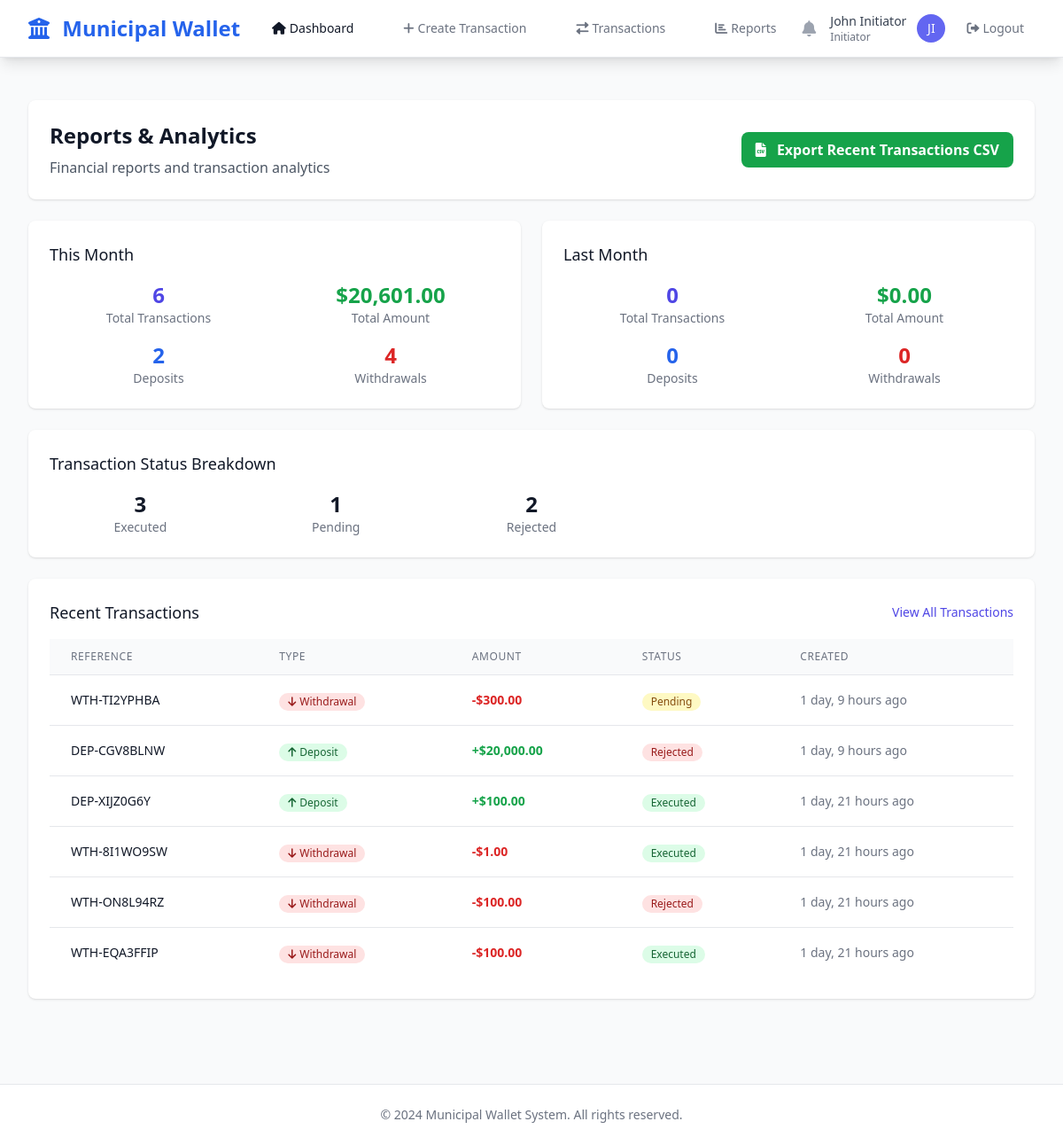
Before: /reports/ (signed in) with the older database file.
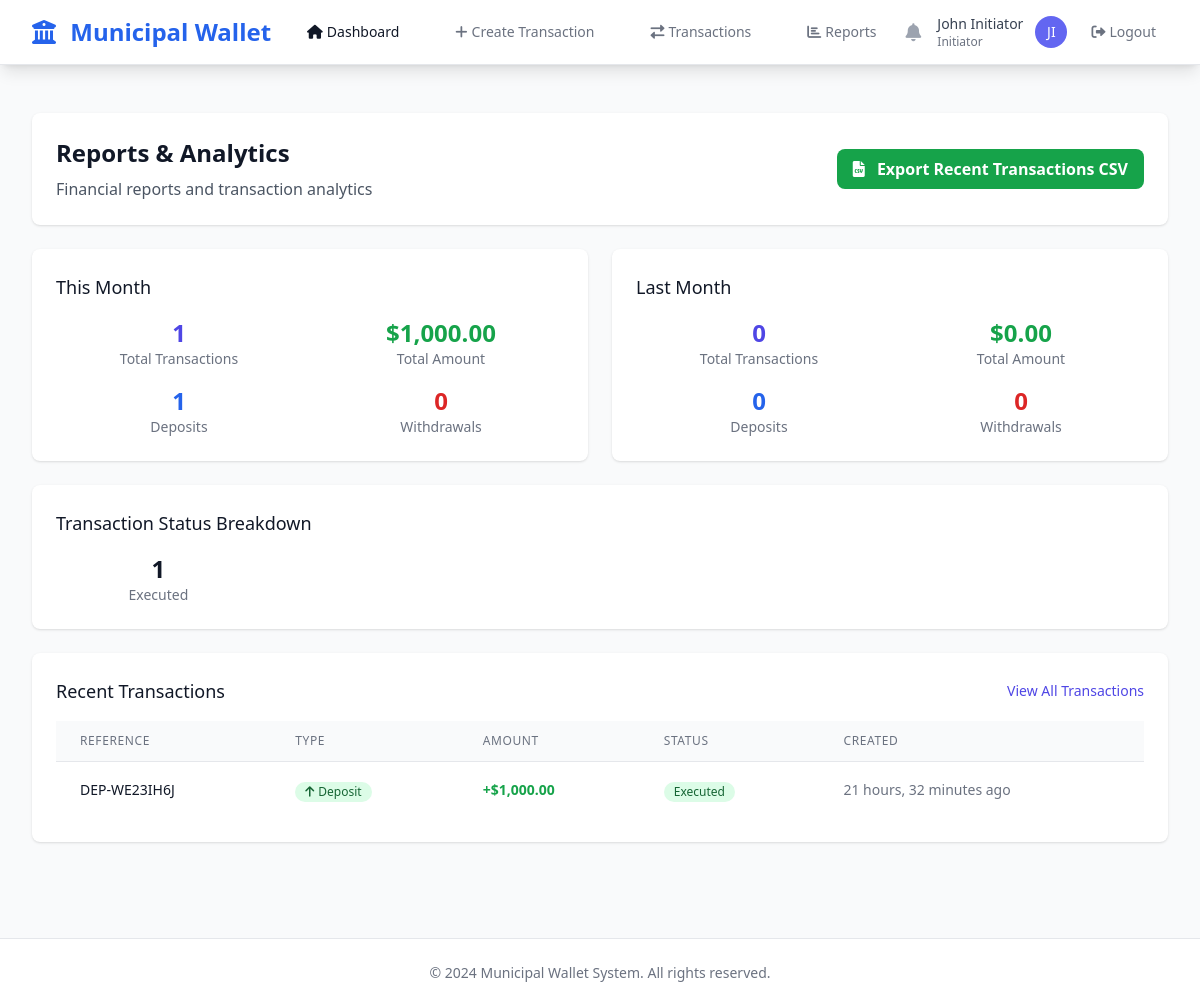
After: the same page with the newer database file.
### apps/transactions/models.py (models this page shows, shortened)
class Transaction(models.Model):
    TRANSACTION_TYPE_CHOICES = [
        ('DEPOSIT', 'Deposit'),
        ('WITHDRAWAL', 'Withdrawal'),
    ]
    STATUS_CHOICES = [
        ('PENDING', 'Pending'),
        ('APPROVED', 'Approved'),
        ('REJECTED', 'Rejected'),
        ('EXECUTED', 'Executed'),
        ('CANCELLED', 'Cancelled'),
    ]
    id = models.UUIDField(primary_key=True, default=uuid.uuid4, editable=False)
    account = models.ForeignKey('cities.Account', on_delete=models.CASCADE, related_name='transactions')
    city = models.ForeignKey('cities.City', on_delete=models.CASCADE, related_name='transactions')
    created_by = models.ForeignKey('accounts.User', on_delete=models.CASCADE, related_name='created_transactions')
    type = models.CharField(max_length=10, choices=TRANSACTION_TYPE_CHOICES)
    amount = models.DecimalField(max_digits=15, decimal_places=2, validators=[MinValueValidator(0.01)])
    description = models.TextField()
    status = models.CharField(max_length=10, choices=STATUS_CHOICES, default='PENDING')
    reference = models.CharField(max_length=50, unique=True, blank=True)
    depositor_name = models.CharField(max_length=255, blank=True, null=True, help_text="Name of the person making the deposit")
    depositor_phone = models.CharField(max_length=20, blank=True, null=True, help_text="Phone number of the depositor")
    metadata = models.JSONField(default=dict, blank=True)
    created_at = models.DateTimeField(auto_now_add=True)
    updated_at = models.DateTimeField(auto_now=True)
    executed_at = models.DateTimeField(null=True, blank=True)
    class Meta:
        db_table = 'transactions'
        verbose_name = 'Transaction'
        verbose_name_plural = 'Transactions'
        ordering = ['-created_at']

### apps/dashboard/views.py (the view)
# urls.py: path('reports/', views.reports_view, name='reports'),
@login_required
def reports_view(request):
    from django.db.models import Sum, Count, Q
    from django.utils import timezone
    from datetime import datetime, timedelta
    user_city = request.user.city if request.user.role != 'ADMIN' else None
    transactions_qs = get_user_visible_transactions(request.user)
    this_month_start = timezone.now().replace(day=1, hour=0, minute=0, second=0, microsecond=0)
    last_month_start = (this_month_start - timedelta(days=1)).replace(day=1)
    this_month_stats = transactions_qs.filter(created_at__gte=this_month_start).aggregate(
        total_transactions=Count('id'),
        total_amount=Sum('amount'),
        deposits=Count('id', filter=Q(type='DEPOSIT')),
        withdrawals=Count('id', filter=Q(type='WITHDRAWAL')),
        executed=Count('id', filter=Q(status='EXECUTED')),
    )
    last_month_stats = transactions_qs.filter(
        created_at__gte=last_month_start,
        created_at__lt=this_month_start
    ).aggregate(
        total_transactions=Count('id'),
        total_amount=Sum('amount'),
        deposits=Count('id', filter=Q(type='DEPOSIT')),
        withdrawals=Count('id', filter=Q(type='WITHDRAWAL')),
        executed=Count('id', filter=Q(status='EXECUTED')),
    )
    recent_transactions = transactions_qs.order_by('-created_at')[:10]
    status_breakdown = transactions_qs.values('status').annotate(count=Count('id'))
    context = {
        'this_month_stats': this_month_stats,
        'last_month_stats': last_month_stats,
        'recent_transactions': recent_transactions,
        'status_breakdown': status_breakdown,
        'user_city': user_city,
    }
    return render(request, 'reports/reports.html', context)

### apps/accounts/models.py (called while the page is built)
    @property
    def full_name(self):
        return f"{self.first_name} {self.last_name}"

    def can_create_requests(self):
        return self.role == 'INITIATOR'

    def can_approve_requests(self):
        return self.role in ['APPROVER_1', 'APPROVER_2', 'APPROVER_3', 'APPROVER_4', 'APPROVER_5']

### apps/transactions/utils.py (called while the page is built)
def get_user_visible_transactions(user, base_queryset=None):
    from .models import Transaction
    if base_queryset is None:
        base_queryset = Transaction.objects.all()
    if not (user.is_superuser or user.is_staff) and hasattr(user, 'city') and user.city:
        base_queryset = base_queryset.filter(city=user.city)
    if user.can_create_requests():
        return base_queryset.filter(created_by=user)
    elif user.can_approve_requests():
        from apps.approvals.models import RequestApproval
        assigned_transaction_ids = RequestApproval.objects.filter(
            approver=user
        ).values_list('transaction_id', flat=True)
        return base_queryset.filter(id__in=assigned_transaction_ids)
    elif user.is_superuser or user.is_staff:
        return base_queryset
    else:
        return base_queryset.none()

### templates/reports/reports.html (shortened to what the changed rows need)
{% extends 'base.html' %}
{% load humanize %}
{% block content %}
<div class="px-4 py-6 sm:px-0">
    <div class="bg-white overflow-hidden shadow rounded-lg mb-6">
        <div class="px-4 py-5 sm:p-6">
            <div class="flex justify-between items-center">
                <div>
                    <h1 class="text-2xl font-bold text-gray-900 mb-2">Reports & Analytics</h1>
                </div>
            </div>
        </div>
    </div>
    <div class="grid grid-cols-1 md:grid-cols-2 gap-6 mb-6">
        <div class="bg-white shadow rounded-lg">
            <div class="px-4 py-5 sm:p-6">
                <div class="grid grid-cols-2 gap-4">
                    <div class="text-center">
                        <div class="text-2xl font-bold text-indigo-600">{{ this_month_stats.total_transactions|default:0 }}</div>
                        <div class="text-sm text-gray-500">Total Transactions</div>
                    </div>
                    <div class="text-center">
                        <div class="text-2xl font-bold text-green-600">${{ this_month_stats.total_amount|default:0|floatformat:2|intcomma }}</div>
                        <div class="text-sm text-gray-500">Total Amount</div>
                    </div>
                    <div class="text-center">
                        <div class="text-2xl font-bold text-blue-600">{{ this_month_stats.deposits|default:0 }}</div>
                        <div class="text-sm text-gray-500">Deposits</div>
                    </div>
                    <div class="text-center">
                        <div class="text-2xl font-bold text-red-600">{{ this_month_stats.withdrawals|default:0 }}</div>
                        <div class="text-sm text-gray-500">Withdrawals</div>
                    </div>
                </div>
            </div>
        </div>
    </div>
    <div class="bg-white shadow rounded-lg mb-6">
        <div class="px-4 py-5 sm:p-6">
            <div class="grid grid-cols-2 md:grid-cols-5 gap-4">
                {% for status in status_breakdown %}
                <div class="text-center">
                    <div class="text-2xl font-bold text-gray-900">{{ status.count }}</div>
                    <div class="text-sm text-gray-500">{{ status.status|title }}</div>
                </div>
                {% empty %}
                <div class="col-span-5 text-center py-8">
                    <i class="fas fa-chart-pie text-4xl text-gray-300 mb-4"></i>
                    <p class="text-gray-500">No transaction data available</p>
                </div>
                {% endfor %}
            </div>
        </div>
    </div>
    <div class="bg-white shadow rounded-lg">
        <div class="px-4 py-5 sm:p-6">
            <div class="overflow-hidden">
                <table class="min-w-full divide-y divide-gray-200">
                    <thead class="bg-gray-50">
                        <tr>
                            <th class="px-6 py-3 text-left text-xs font-medium text-gray-500 uppercase tracking-wider">Reference</th>
                            <th class="px-6 py-3 text-left text-xs font-medium text-gray-500 uppercase tracking-wider">Type</th>
                            <th class="px-6 py-3 text-left text-xs font-medium text-gray-500 uppercase tracking-wider">Amount</th>
                            <th class="px-6 py-3 text-left text-xs font-medium text-gray-500 uppercase tracking-wider">Status</th>
                            <th class="px-6 py-3 text-left text-xs font-medium text-gray-500 uppercase tracking-wider">Created</th>
                        </tr>
                    </thead>
                    <tbody class="bg-white divide-y divide-gray-200">
                        {% for transaction in recent_transactions %}
                        <tr class="hover:bg-gray-50">
                            <td class="px-6 py-4 whitespace-nowrap text-sm font-medium text-gray-900">
                                {{ transaction.reference }}
                            </td>
                            <td class="px-6 py-4 whitespace-nowrap">
                                {% if transaction.type == 'DEPOSIT' %}
                                    <span class="inline-flex items-center px-2.5 py-0.5 rounded-full text-xs font-medium bg-green-100 text-green-800">
                                        <i class="fas fa-arrow-up mr-1"></i>
                                        Deposit
                                    </span>
                                {% else %}
                                    <span class="inline-flex items-center px-2.5 py-0.5 rounded-full text-xs font-medium bg-red-100 text-red-800">
                                        <i class="fas fa-arrow-down mr-1"></i>
                                        Withdrawal
                                    </span>
                                {% endif %}
                            </td>
                            <td class="px-6 py-4 whitespace-nowrap text-sm text-gray-900">
                                {% if transaction.type == 'DEPOSIT' %}
                                    <span class="text-green-600 font-semibold">+${{ transaction.amount|floatformat:2|intcomma }}</span>
                                {% else %}
                                    <span class="text-red-600 font-semibold">-${{ transaction.amount|floatformat:2|intcomma }}</span>
                                {% endif %}
                            </td>
                            <td class="px-6 py-4 whitespace-nowrap">
                                {% if transaction.status == 'PENDING' %}
                                    <span class="inline-flex items-center px-2.5 py-0.5 rounded-full text-xs font-medium bg-yellow-100 text-yellow-800">
                                        Pending
                                    </span>
                                {% elif transaction.status == 'APPROVED' %}
                                    <span class="inline-flex items-center px-2.5 py-0.5 rounded-full text-xs font-medium bg-blue-100 text-blue-800">
                                        Approved
                                    </span>
                                {% elif transaction.status == 'EXECUTED' %}
                                    <span class="inline-flex items-center px-2.5 py-0.5 rounded-full text-xs font-medium bg-green-100 text-green-800">
                                        Executed
                                    </span>
                                {% elif transaction.status == 'REJECTED' %}
                                    <span class="inline-flex items-center px-2.5 py-0.5 rounded-full text-xs font-medium bg-red-100 text-red-800">
                                        Rejected
                                    </span>
                                {% elif transaction.status == 'CANCELLED' %}
                                    <span class="inline-flex items-center px-2.5 py-0.5 rounded-full text-xs font-medium bg-gray-100 text-gray-800">
                                        Cancelled
                                    </span>
                                {% endif %}
                            </td>
                            <td class="px-6 py-4 whitespace-nowrap text-sm text-gray-500">
                                {{ transaction.created_at|timesince }} ago
                            </td>
                        </tr>
                        {% endfor %}
                    </tbody>
                </table>
            </div>
        </div>
    </div>
</div>
{% endblock %}

Changed rows visible on the page:
removed Transaction: type "WITHDRAWAL" (drawn), status "Pending"
removed Transaction: type "DEPOSIT" (drawn), status "Rejected"
removed Transaction: type "DEPOSIT" (drawn), status "Executed"
removed Transaction: type "WITHDRAWAL" (drawn), status "Executed"
removed Transaction: type "WITHDRAWAL" (drawn), status "Rejected"
removed Transaction: type "WITHDRAWAL" (drawn), status "Executed"
added Transaction: type "DEPOSIT" (drawn), status "Executed"
Other visible differences:
{{ this_month_stats.total_transactions|default:0 }}: "6" → "1"
{{ this_month_stats.total_amount|default:0|floatformat:2|intcomma }}: "20,601.00" → "1,000.00"
{{ this_month_stats.deposits|default:0 }}: "2" → "1"
{{ this_month_stats.withdrawals|default:0 }}: "4" → "0"
new list line: "1 Executed"
list line gone: "3 Executed"
list line gone: "1 Pending"
list line gone: "2 Rejected"
